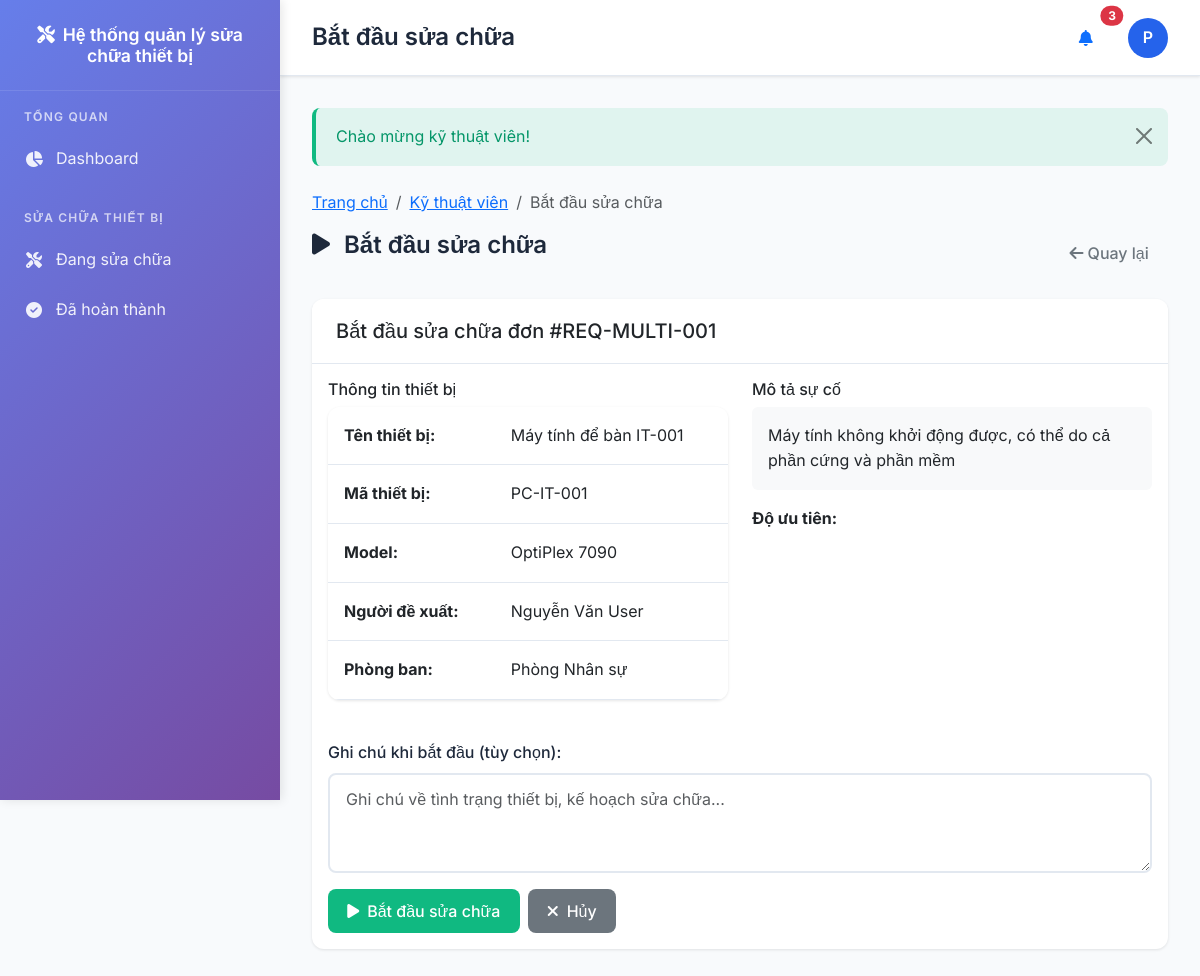
Page /technician/start-repair.php?id=1 (signed in) on the committed database.
### tables this page shows
CREATE TABLE users (
    id INT AUTO_INCREMENT PRIMARY KEY,
    username VARCHAR(50) NOT NULL UNIQUE,
    password VARCHAR(255) NOT NULL,
    full_name VARCHAR(100) NOT NULL,
    email VARCHAR(100),
    phone VARCHAR(20),
    department_id INT,
    role_id INT NOT NULL,
    avatar VARCHAR(255),
    status ENUM('active', 'inactive') DEFAULT 'active',
    last_login TIMESTAMP NULL,
    created_at TIMESTAMP DEFAULT CURRENT_TIMESTAMP,
    updated_at TIMESTAMP DEFAULT CURRENT_TIMESTAMP ON UPDATE CURRENT_TIMESTAMP,
    FOREIGN KEY (department_id) REFERENCES departments(id) ON DELETE SET NULL,
    FOREIGN KEY (role_id) REFERENCES roles(id) ON DELETE RESTRICT
);

CREATE TABLE repair_requests (
    id INT AUTO_INCREMENT PRIMARY KEY,
    request_code VARCHAR(30) NOT NULL UNIQUE,
    equipment_id INT NOT NULL,
    requester_id INT NOT NULL,
    problem_description TEXT NOT NULL,
    urgency_level ENUM('low', 'medium', 'high', 'critical') DEFAULT 'medium',
    images TEXT,  
    videos TEXT,  
    current_status_id INT NOT NULL,
    assigned_logistics_id INT,
    assigned_clerk_id INT,
    assigned_technician_id INT,
    estimated_completion DATE,
    actual_completion DATETIME,
    total_cost DECIMAL(15,2) DEFAULT 0,
    created_at TIMESTAMP DEFAULT CURRENT_TIMESTAMP,
    updated_at TIMESTAMP DEFAULT CURRENT_TIMESTAMP ON UPDATE CURRENT_TIMESTAMP,
    FOREIGN KEY (equipment_id) REFERENCES equipments(id) ON DELETE RESTRICT,
    FOREIGN KEY (requester_id) REFERENCES users(id) ON DELETE RESTRICT,
    FOREIGN KEY (current_status_id) REFERENCES repair_statuses(id) ON DELETE RESTRICT,
    FOREIGN KEY (assigned_logistics_id) REFERENCES users(id) ON DELETE SET NULL,
    FOREIGN KEY (assigned_clerk_id) REFERENCES users(id) ON DELETE SET NULL,
    FOREIGN KEY (assigned_technician_id) REFERENCES users(id) ON DELETE SET NULL
);

CREATE TABLE equipments (
    id INT AUTO_INCREMENT PRIMARY KEY,
    code VARCHAR(50) NOT NULL UNIQUE,
    name VARCHAR(200) NOT NULL,
    model VARCHAR(100),
    brand VARCHAR(100),
    type_id INT,
    department_id INT,
    location VARCHAR(200),
    purchase_date DATE,
    warranty_date DATE,
    purchase_price DECIMAL(15,2),
    specifications TEXT,
    image VARCHAR(255),
    status ENUM('active', 'maintenance', 'damaged', 'disposed') DEFAULT 'active',
    description TEXT,
    created_at TIMESTAMP DEFAULT CURRENT_TIMESTAMP,
    updated_at TIMESTAMP DEFAULT CURRENT_TIMESTAMP ON UPDATE CURRENT_TIMESTAMP,
    FOREIGN KEY (type_id) REFERENCES equipment_types(id) ON DELETE SET NULL,
    FOREIGN KEY (department_id) REFERENCES departments(id) ON DELETE SET NULL
);

CREATE TABLE departments (
    id INT AUTO_INCREMENT PRIMARY KEY,
    code VARCHAR(20) NOT NULL UNIQUE,
    name VARCHAR(200) NOT NULL,
    address TEXT,
    phone VARCHAR(20),
    email VARCHAR(100),
    manager_name VARCHAR(100),
    status ENUM('active', 'inactive') DEFAULT 'active',
    created_at TIMESTAMP DEFAULT CURRENT_TIMESTAMP,
    updated_at TIMESTAMP DEFAULT CURRENT_TIMESTAMP ON UPDATE CURRENT_TIMESTAMP
);

### config/Database.php (called while the page is built, shortened)
<?php
class Database {
    private $host = 'localhost';
    private $dbname = 'equipment_repair_management';
    private $username = 'root';
    private $password = '210506';
    private $pdo;
    private static $instance = null;
    public function __construct() {
        try {
            $dsn = "mysql:host={$this->host};dbname={$this->dbname};charset=utf8mb4";
            $options = [
                PDO::ATTR_ERRMODE => PDO::ERRMODE_EXCEPTION,
                PDO::ATTR_DEFAULT_FETCH_MODE => PDO::FETCH_ASSOC,
                PDO::ATTR_EMULATE_PREPARES => false,
                PDO::MYSQL_ATTR_INIT_COMMAND => "SET NAMES utf8mb4",
                PDO::MYSQL_ATTR_SSL_VERIFY_SERVER_CERT => false
            ];
            $this->pdo = new PDO($dsn, $this->username, $this->password, $options);
        } catch (PDOException $e) {
            error_log("Database connection failed: " . $e->getMessage());
            die("Không thể kết nối đến cơ sở dữ liệu. Vui lòng thử lại sau.");
        }
    }
    public static function getInstance() {
        if (self::$instance === null) {
            self::$instance = new self();
        }
        return self::$instance;
    }
    public function query($sql, $params = []) {
        try {
            $stmt = $this->pdo->prepare($sql);
            $stmt->execute($params);
            return $stmt;
        } catch (PDOException $e) {
            error_log("Query failed: " . $e->getMessage());
            error_log("SQL: " . $sql);
            error_log("Params: " . print_r($params, true));
            throw new Exception("Lỗi thực thi truy vấn cơ sở dữ liệu: " . $e->getMessage());
        }
    }
    public function fetch($sql, $params = []) {
        $stmt = $this->query($sql, $params);
        return $stmt->fetch();
    }
}
?>

### technician/start-repair.php (the view, shortened to what this page needs)
<?php
$db = Database::getInstance();
$request = null;
if (isset($_GET['id'])) {
    $request_id = (int)$_GET['id'];
    $request = $db->fetch(
        "SELECT r.*, e.name as equipment_name, e.code as equipment_code, e.model as equipment_model,
                u.full_name as requester_name, u.phone as requester_phone,
                d.name as department_name, s.name as status_name
         FROM repair_requests r
         LEFT JOIN equipments e ON r.equipment_id = e.id
         LEFT JOIN users u ON r.requester_id = u.id
         LEFT JOIN departments d ON u.department_id = d.id
         LEFT JOIN repair_statuses s ON r.current_status_id = s.id
         WHERE r.id = ? AND s.code = 'SENT_TO_REPAIR'",
        [$request_id]
    );
}
$title = 'Bắt đầu sửa chữa';
$breadcrumbs = [
    ['title' => 'Trang chủ', 'url' => url('dashboard.php')],
    ['title' => 'Kỹ thuật viên', 'url' => url('technician/')],
    ['title' => 'Bắt đầu sửa chữa', 'url' => '']
];
?>
<div class="row mb-4">
    <div class="col-md-8">
        <h2 class="page-title">
            <i class="fas fa-play me-2"></i>
            Bắt đầu sửa chữa
        </h2>
    </div>
    <div class="col-md-4 text-end">
        <a href="index.php" class="btn btn-outline-secondary">
            <i class="fas fa-arrow-left me-1"></i>Quay lại
        </a>
    </div>
</div>
<?php if ($request): ?>
    <div class="card">
        <div class="card-header">
            <h5 class="mb-0">
                Bắt đầu sửa chữa đơn #<?= e($request['request_code']) ?>
            </h5>
        </div>
        <div class="card-body">
            <div class="row mb-4">
                <div class="col-md-6">
                    <h6>Thông tin thiết bị</h6>
                    <table class="table table-borderless table-sm">
                        <tr>
                            <td><strong>Tên thiết bị:</strong></td>
                            <td><?= e($request['equipment_name']) ?></td>
                        </tr>
                        <tr>
                            <td><strong>Mã thiết bị:</strong></td>
                            <td><?= e($request['equipment_code']) ?></td>
                        </tr>
                        <tr>
                            <td><strong>Model:</strong></td>
                            <td><?= e($request['equipment_model']) ?></td>
                        </tr>
                        <tr>
                            <td><strong>Người đề xuất:</strong></td>
                            <td><?= e($request['requester_name']) ?></td>
                        </tr>
                        <tr>
                            <td><strong>Phòng ban:</strong></td>
                            <td><?= e($request['department_name']) ?></td>
                        </tr>
                    </table>
                </div>
                <div class="col-md-6">
                    <h6>Mô tả sự cố</h6>
                    <div class="p-3 bg-light rounded">
                        <?= nl2br(e($request['problem_description'])) ?>
                    </div>
                    <?php if ($request['urgency_level']): ?>
                        <div class="mt-3">
                            <strong>Độ ưu tiên: </strong>
                            <?php
                            $urgencyClass = [
                                'low' => 'success',
                                'medium' => 'warning',
                                'high' => 'danger',
                                'critical' => 'dark'
                            ][$request['urgency_level']] ?? 'secondary';
                            $urgencyText = [
                                'low' => 'Thấp',
                                'medium' => 'Trung bình',
                                'high' => 'Cao',
                                'critical' => 'Khẩn cấp'
                            ][$request['urgency_level']] ?? ucfirst($request['urgency_level']);
                            ?>
                            <span class="badge badge-<?= $urgencyClass ?>"><?= $urgencyText ?></span>
                        </div>
                    <?php endif; ?>
                </div>
            </div>
            <form method="POST" class="mt-4">
                <div class="mb-3">
                    <label for="notes" class="form-label">Ghi chú khi bắt đầu (tùy chọn):</label>
                    <textarea class="form-control" id="notes" name="notes" rows="3"
                              placeholder="Ghi chú về tình trạng thiết bị, kế hoạch sửa chữa..."></textarea>
                </div>
                <div class="d-flex gap-2">
                    <button type="submit" class="btn btn-success">
                        <i class="fas fa-play me-2"></i>Bắt đầu sửa chữa
                    </button>
                    <a href="index.php" class="btn btn-secondary">
                        <i class="fas fa-times me-2"></i>Hủy
                    </a>
                </div>
            </form>
        </div>
    </div>
<?php endif; ?>
<?php
$content = ob_get_clean();
require_once __DIR__ . '/../layouts/app.php';
?>

### layouts/app.php (shortened to what this page needs)
<!DOCTYPE html>
<html lang="vi">
<head>
    <link href="https://cdn.jsdelivr.net/npm/bootstrap@5.3.0/dist/css/bootstrap.min.css" rel="stylesheet">
    <link href="https://cdnjs.cloudflare.com/ajax/libs/font-awesome/6.4.0/css/all.min.css" rel="stylesheet">
</head>
<body>
    <?php
    $user = current_user();
    $current_page = basename($_SERVER['PHP_SELF'], '.php');
    ?>
    <nav class="sidebar" id="sidebar">
        <div class="sidebar-brand">
            <h4><i class="fas fa-tools me-2"></i><?= APP_NAME ?></h4>
        </div>
        <div class="sidebar-nav">
            <div class="nav-section">
                <div class="nav-section-title">Tổng quan</div>
                <a href="<?= url('dashboard.php') ?>" class="nav-link <?= $current_page === 'dashboard' ? 'active' : '' ?>">
                    <i class="fas fa-chart-pie"></i>
                    Dashboard
                </a>
            </div>
            <div class="nav-section">
                <div class="nav-section-title">Sửa chữa thiết bị</div>
                <?php if (has_role('clerk')): ?>
                <a href="<?= url('clerk/index.php') ?>" class="nav-link <?= $current_page === 'index' && strpos($_SERVER['REQUEST_URI'], 'clerk') ? 'active' : '' ?>">
                    <i class="fas fa-file-signature"></i>
                    Công việc văn thư
                </a>
                <a href="<?= url('clerk/send.php') ?>" class="nav-link <?= $current_page === 'send' ? 'active' : '' ?>">
                    <i class="fas fa-shipping-fast"></i>
                    Chuyển sửa chữa
                </a>
                <a href="<?= url('clerk/retrieve.php') ?>" class="nav-link <?= $current_page === 'retrieve' ? 'active' : '' ?>">
                    <i class="fas fa-undo"></i>
                    Thu hồi thiết bị
                </a>
                <?php endif; ?>
                <?php if (has_role('technician')): ?>
                <a href="<?= url('repair/in-progress.php') ?>" class="nav-link <?= $current_page === 'in-progress' ? 'active' : '' ?>">
                    <i class="fas fa-tools"></i>
                    Đang sửa chữa
                </a>
                <a href="<?= url('repair/completed.php') ?>" class="nav-link <?= $current_page === 'completed' ? 'active' : '' ?>">
                    <i class="fas fa-check-circle"></i>
                    Đã hoàn thành
                </a>
                <?php endif; ?>
            </div>
            <?php if (has_any_role(['admin', 'clerk'])): ?>
            <div class="nav-section">
                <div class="nav-section-title">Báo cáo</div>
                <a href="<?= url('reports/overview.php') ?>" class="nav-link <?= $current_page === 'overview' ? 'active' : '' ?>">
                    <i class="fas fa-chart-bar"></i>
                    Tổng quan
                </a>
                <a href="<?= url('reports/equipment.php') ?>" class="nav-link <?= $current_page === 'equipment' && strpos($_SERVER['REQUEST_URI'], 'reports') ? 'active' : '' ?>">
                    <i class="fas fa-laptop"></i>
                    Theo thiết bị
                </a>
                <a href="<?= url('reports/department.php') ?>" class="nav-link <?= $current_page === 'department' ? 'active' : '' ?>">
                    <i class="fas fa-building"></i>
                    Theo đơn vị
                </a>
            </div>
            <?php endif; ?>
        </div>
    </nav>
    <div class="main-content">
        <header class="main-header">
            <div class="header-content">
                <div>
                    <h1 class="page-title"><?= e($title ?? 'Dashboard') ?></h1>
                </div>
                <div class="user-menu">
                    <div class="dropdown">
                        <button class="btn btn-link position-relative" type="button" data-bs-toggle="dropdown">
                            <i class="fas fa-bell"></i>
                            <span class="position-absolute top-0 start-100 translate-middle badge rounded-pill bg-danger">
                                3
                            </span>
                        </button>
                    </div>
                    <div class="dropdown">
                        <a href="#" class="user-avatar" data-bs-toggle="dropdown">
                            <?php if ($user && $user['avatar']): ?>
                                <img src="<?= upload_url('avatars/' . $user['avatar']) ?>" alt="Avatar" style="width: 100%; height: 100%; object-fit: cover; border-radius: 50%;">
                            <?php else: ?>
                                <?= $user ? strtoupper(substr($user['full_name'], 0, 1)) : 'U' ?>
                            <?php endif; ?>
                        </a>
                    </div>
                </div>
            </div>
        </header>
        <main class="content-area">
            <?php $flash_messages = get_flash_messages(); ?>
            <?php if (!empty($flash_messages)): ?>
                <?php foreach ($flash_messages as $message): ?>
                    <div class="alert alert-<?= $message['type'] === 'error' ? 'danger' : $message['type'] ?> alert-dismissible fade show">
                        <?= e($message['message']) ?>
                        <button type="button" class="btn-close" data-bs-dismiss="alert"></button>
                    </div>
                <?php endforeach; ?>
            <?php endif; ?>
            <?php if (isset($breadcrumbs)): ?>
                <?= breadcrumb($breadcrumbs) ?>
            <?php endif; ?>
            <?php if (isset($content)): ?>
                <?= $content ?>
            <?php endif; ?>
        </main>
    </div>
</body>
</html>

### rows in the picture
users: full_name "P"
repair_requests: request_code "REQ-MULTI-001", equipment.name "Máy tính để bàn IT-001", equipment.code "PC-IT-001", equipment.model "OptiPlex 7090", requester.full_name "Nguyễn Văn User", departments.name "Phòng Nhân sự", problem_description "Máy tính không khởi động được, có thể do cả phần cứng và phần mềm"

### other values in the picture
APP_NAME "Hệ thống quản lý sửa chữa thiết bị"
$title "Bắt đầu sửa chữa"
$message['message'] "Chào mừng kỹ thuật viên!"
$item['title'] "Trang chủ"
$item['title'] "Kỹ thuật viên"
$item['title'] "Bắt đầu sửa chữa"
